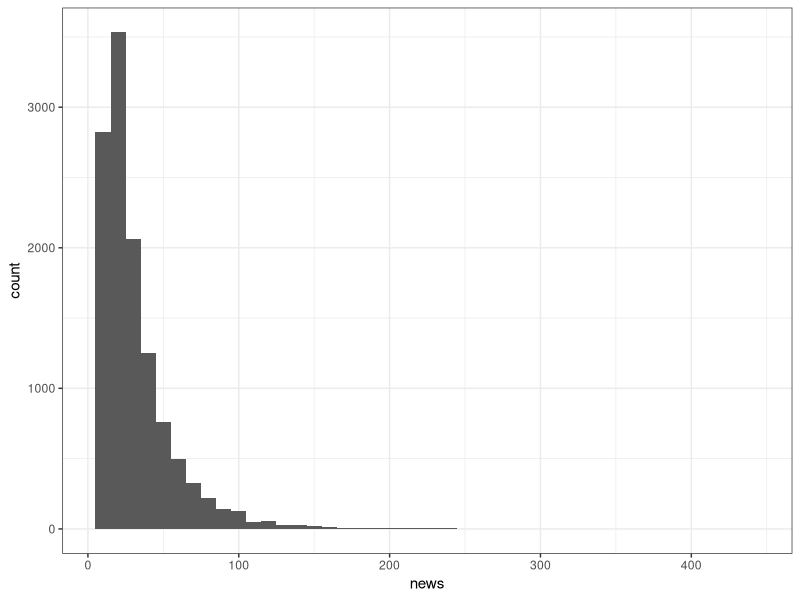
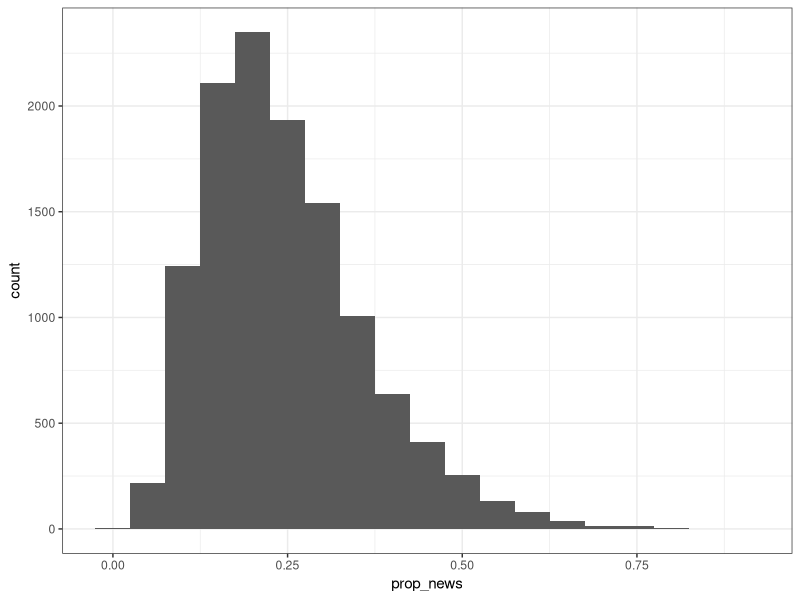

The R script that drew these images, in order: (Note: a time limit stopped this script after it produced the figures.)
## ---- chunk 1
library(tidyverse)
library(boot)
library(broom)
library(here)
theme_set(theme_bw())
## ---- chunk 2
lastfm = read_csv(here("data/experimento-lastfm.csv"), 
                  col_types = cols(.default = col_double(), 
                                   user = col_character()))

lastfm = select(lastfm, news, old) %>% 
    filter(complete.cases(lastfm)) %>% 
    mutate(artists = news + old, 
           prop_news = news / (news + old))

glimpse(lastfm)
## ---- chunk 3
lastfm %>% ggplot(aes(news)) + geom_histogram(binwidth = 10)
lastfm %>% ggplot(aes(prop_news)) + geom_histogram(binwidth = .05)
## ---- chunk 4
theta_propnews = mean(lastfm$prop_news)

s = function(d, i){
    mean(d[i])
}

onerun = function(dado, n, method = "basic") {
    amostra = sample(dado, n)
    
    booted <- boot(data = amostra,
                   statistic = s,
                   R = 1000)
    
    ci = tidy(
        booted,
        conf.level = .95,
        conf.method = method,
        conf.int = TRUE
    )
    
    ci %>%
        mutate(type = method)
}

simula_amostragens = function(dado, sample_size, theta, method = "basic", experiments = 2000){
  cis = tibble(experimento = 1:experiments) %>% 
      mutate(resultado = map(experimento, ~ onerun(dado, sample_size, method))) %>% 
      unnest(resultado)
  
  cis %>% 
      mutate(inclui = theta >= conf.low & theta <= conf.high) 
}

## ---- chunk 5
set.seed(123)
SIMULACOES = 10000
## ---- chunk 6
# Demora para rodar
ics_prop = simula_amostragens(lastfm$prop_news, 80, theta_propnews, experiments = SIMULACOES)
## ---- chunk 7
ics_prop %>% 
    ggplot(aes(x = statistic)) + 
    geom_histogram(bins = 20)
## ---- chunk 8
ics_prop %>% 
      summarise(cobertura = sum(inclui / n())) %>% 
      pull(cobertura)
## ---- chunk 9
theta_artists = mean(lastfm$news)
ics_artists = simula_amostragens(lastfm$news, 50, theta_artists, experiments = SIMULACOES)
## ---- chunk 10
ics_artists %>% 
    ggplot(aes(x = statistic)) +  
    geom_histogram(bins = 20, 
                   fill = "aquamarine3")
## ---- chunk 11
ics_artists %>% 
      summarise(cobertura = sum(inclui / n())) %>% 
      pull(cobertura)
## ---- chunk 12
ics_artists_bca = simula_amostragens(lastfm$news,
                                     50,
                                     theta_artists,
                                     method = "bca", # bias-corrected accelerated 
                                     experiments = SIMULACOES)
## ---- chunk 13
ics_artists_bca %>% 
      summarise(cobertura = sum(inclui / n())) %>% 
      pull(cobertura)
## ---- chunk 14
# populacao = rexp(1e6)
# 
# ics_artists_bca = simula_amostragens(populacao, 30, 1, method = "bca", experiments = 1000)
# 
# ics_artists_bca %>% 
#       summarise(cobertura = sum(inclui / n())) %>% 
#       pull(cobertura)
## ---- chunk 15
# populacao = rexp(1e6)
# 
# ics_artists_basic = simula_amostragens(populacao, 30, 1, method = "basic", experiments = 1000)
# 
# ics_artists_basic %>% 
#       summarise(cobertura = sum(inclui / n())) %>% 
#       pull(cobertura)
